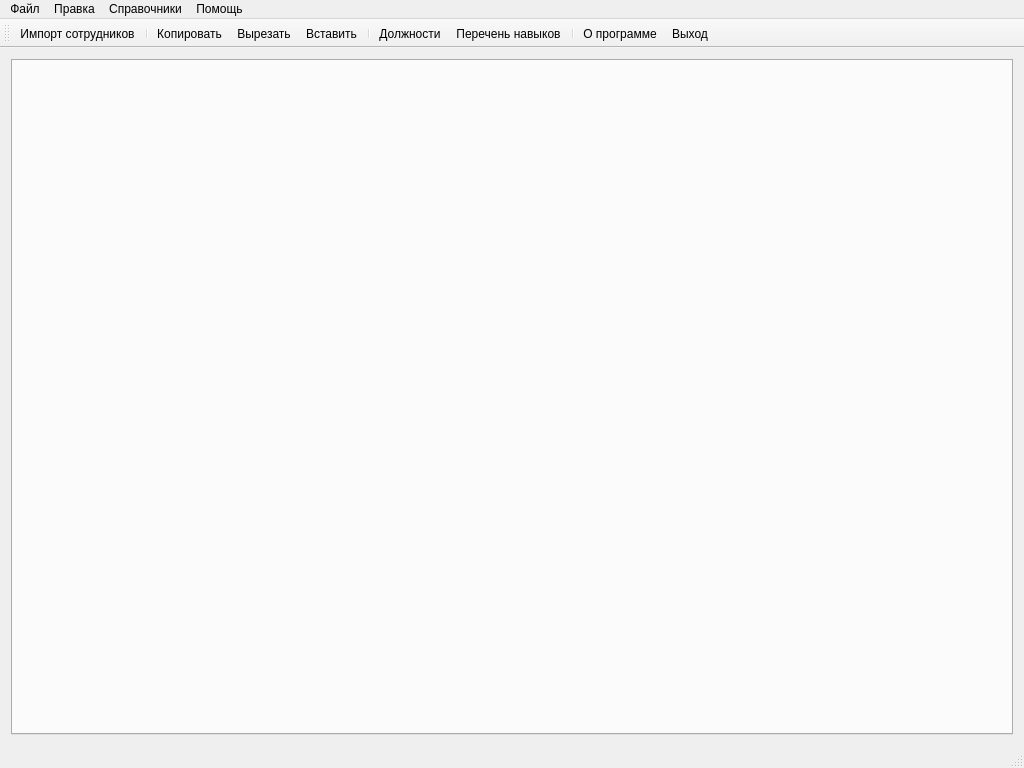
<?xml version="1.0" encoding="UTF-8"?>
<ui version="4.0">
 <class>MainWindow</class>
 <widget class="QMainWindow" name="MainWindow">
  <property name="geometry">
   <rect>
    <x>0</x>
    <y>0</y>
    <width>1024</width>
    <height>768</height>
   </rect>
  </property>
  <property name="windowTitle">
   <string>HR Unilever</string>
  </property>
  <property name="windowIcon">
   <iconset resource="unileverres.qrc">
    <normaloff>:/Images/icons/logo.png</normaloff>:/Images/icons/logo.png</iconset>
  </property>
  <property name="autoFillBackground">
   <bool>true</bool>
  </property>
  <widget class="QWidget" name="centralWidget">
   <layout class="QHBoxLayout" name="horizontalLayout">
    <item>
     <widget class="QTabWidget" name="tabWidget">
      <property name="tabPosition">
       <enum>QTabWidget::North</enum>
      </property>
      <property name="tabShape">
       <enum>QTabWidget::Rounded</enum>
      </property>
      <property name="currentIndex">
       <number>-1</number>
      </property>
      <property name="documentMode">
       <bool>false</bool>
      </property>
      <property name="tabsClosable">
       <bool>false</bool>
      </property>
      <property name="movable">
       <bool>false</bool>
      </property>
      <property name="tabBarAutoHide">
       <bool>false</bool>
      </property>
     </widget>
    </item>
   </layout>
  </widget>
  <widget class="QMenuBar" name="menuBar">
   <property name="geometry">
    <rect>
     <x>0</x>
     <y>0</y>
     <width>1024</width>
     <height>21</height>
    </rect>
   </property>
   <widget class="QMenu" name="menu">
    <property name="title">
     <string>Файл</string>
    </property>
    <addaction name="action_Import"/>
    <addaction name="separator"/>
    <addaction name="action_Close"/>
   </widget>
   <widget class="QMenu" name="menu_2">
    <property name="title">
     <string>Справочники</string>
    </property>
    <addaction name="action_dictonary_positions"/>
    <addaction name="action_list_of_skills"/>
    <addaction name="action_skill_type"/>
    <addaction name="action_skill_level"/>
   </widget>
   <widget class="QMenu" name="menu_3">
    <property name="title">
     <string>Помощь</string>
    </property>
    <addaction name="action_about"/>
   </widget>
   <widget class="QMenu" name="menu_4">
    <property name="title">
     <string>Правка</string>
    </property>
    <addaction name="action_Edit_copy"/>
    <addaction name="action_Edit_paste"/>
    <addaction name="action_Edit_cut"/>
   </widget>
   <addaction name="menu"/>
   <addaction name="menu_4"/>
   <addaction name="menu_2"/>
   <addaction name="menu_3"/>
  </widget>
  <widget class="QToolBar" name="mainToolBar">
   <attribute name="toolBarArea">
    <enum>TopToolBarArea</enum>
   </attribute>
   <attribute name="toolBarBreak">
    <bool>false</bool>
   </attribute>
   <addaction name="action_Import"/>
   <addaction name="separator"/>
   <addaction name="action_Edit_copy"/>
   <addaction name="action_Edit_cut"/>
   <addaction name="action_Edit_paste"/>
   <addaction name="separator"/>
   <addaction name="action_dictonary_positions"/>
   <addaction name="action_list_of_skills"/>
   <addaction name="separator"/>
   <addaction name="action_about"/>
   <addaction name="action_Close"/>
  </widget>
  <widget class="QStatusBar" name="statusBar"/>
  <action name="action_Import">
   <property name="icon">
    <iconset resource="unileverres.qrc">
     <normaloff>:/Images/icons/xlsimport.png</normaloff>:/Images/icons/xlsimport.png</iconset>
   </property>
   <property name="text">
    <string>Импорт сотрудников</string>
   </property>
   <property name="shortcut">
    <string>Ctrl+I</string>
   </property>
  </action>
  <action name="action_Close">
   <property name="icon">
    <iconset resource="unileverres.qrc">
     <normaloff>:/Images/icons/quit.png</normaloff>:/Images/icons/quit.png</iconset>
   </property>
   <property name="text">
    <string>Выход</string>
   </property>
   <property name="shortcut">
    <string>Ctrl+Q</string>
   </property>
  </action>
  <action name="action_about">
   <property name="icon">
    <iconset resource="unileverres.qrc">
     <normaloff>:/Images/icons/info.png</normaloff>:/Images/icons/info.png</iconset>
   </property>
   <property name="text">
    <string>О программе</string>
   </property>
  </action>
  <action name="action_dictonary_positions">
   <property name="icon">
    <iconset resource="unileverres.qrc">
     <normaloff>:/Images/icons/dictonary_positions.png</normaloff>:/Images/icons/dictonary_positions.png</iconset>
   </property>
   <property name="text">
    <string>Должности</string>
   </property>
  </action>
  <action name="action_list_of_skills">
   <property name="icon">
    <iconset resource="unileverres.qrc">
     <normaloff>:/Images/icons/skills.png</normaloff>:/Images/icons/skills.png</iconset>
   </property>
   <property name="text">
    <string>Перечень навыков</string>
   </property>
   <property name="toolTip">
    <string>Перечень навыков</string>
   </property>
  </action>
  <action name="action_skill_type">
   <property name="text">
    <string>Типы навыков</string>
   </property>
   <property name="toolTip">
    <string>Типы навыков</string>
   </property>
  </action>
  <action name="action_skill_level">
   <property name="text">
    <string>Уровни навыков</string>
   </property>
   <property name="toolTip">
    <string>Уровни навыков</string>
   </property>
  </action>
  <action name="action_Edit_copy">
   <property name="icon">
    <iconset resource="unileverres.qrc">
     <normaloff>:/Images/icons/copy.png</normaloff>:/Images/icons/copy.png</iconset>
   </property>
   <property name="text">
    <string>Копировать</string>
   </property>
  </action>
  <action name="action_Edit_paste">
   <property name="icon">
    <iconset resource="unileverres.qrc">
     <normaloff>:/Images/icons/paste.png</normaloff>:/Images/icons/paste.png</iconset>
   </property>
   <property name="text">
    <string>Вставить</string>
   </property>
  </action>
  <action name="action_Edit_cut">
   <property name="icon">
    <iconset resource="unileverres.qrc">
     <normaloff>:/Images/icons/cut.png</normaloff>:/Images/icons/cut.png</iconset>
   </property>
   <property name="text">
    <string>Вырезать</string>
   </property>
  </action>
 </widget>
 <layoutdefault spacing="6" margin="11"/>
 <resources>
  <include location="unileverres.qrc"/>
 </resources>
 <connections/>
</ui>
